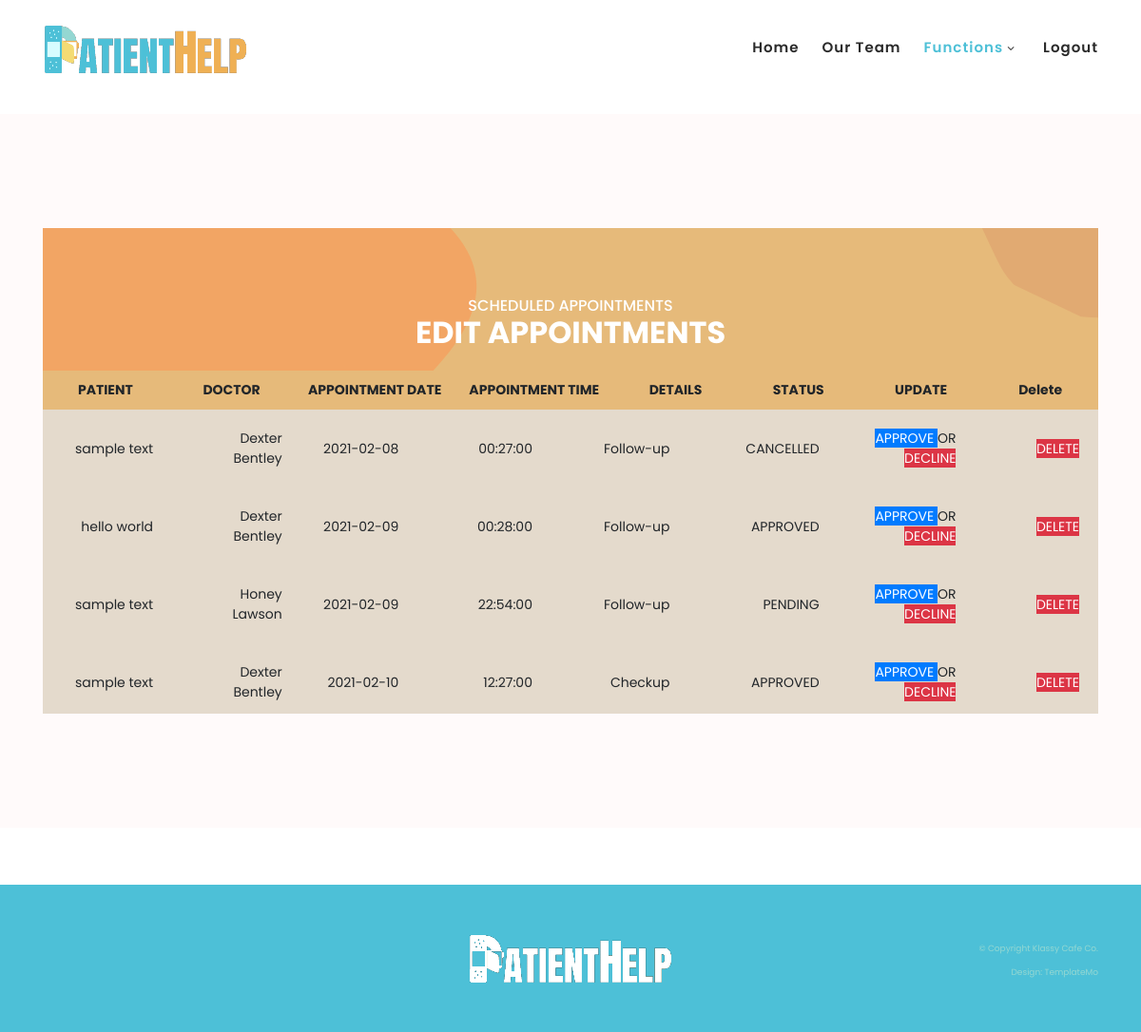
Page /web_admin/view_appointment.php (signed in) on the earlier database version.
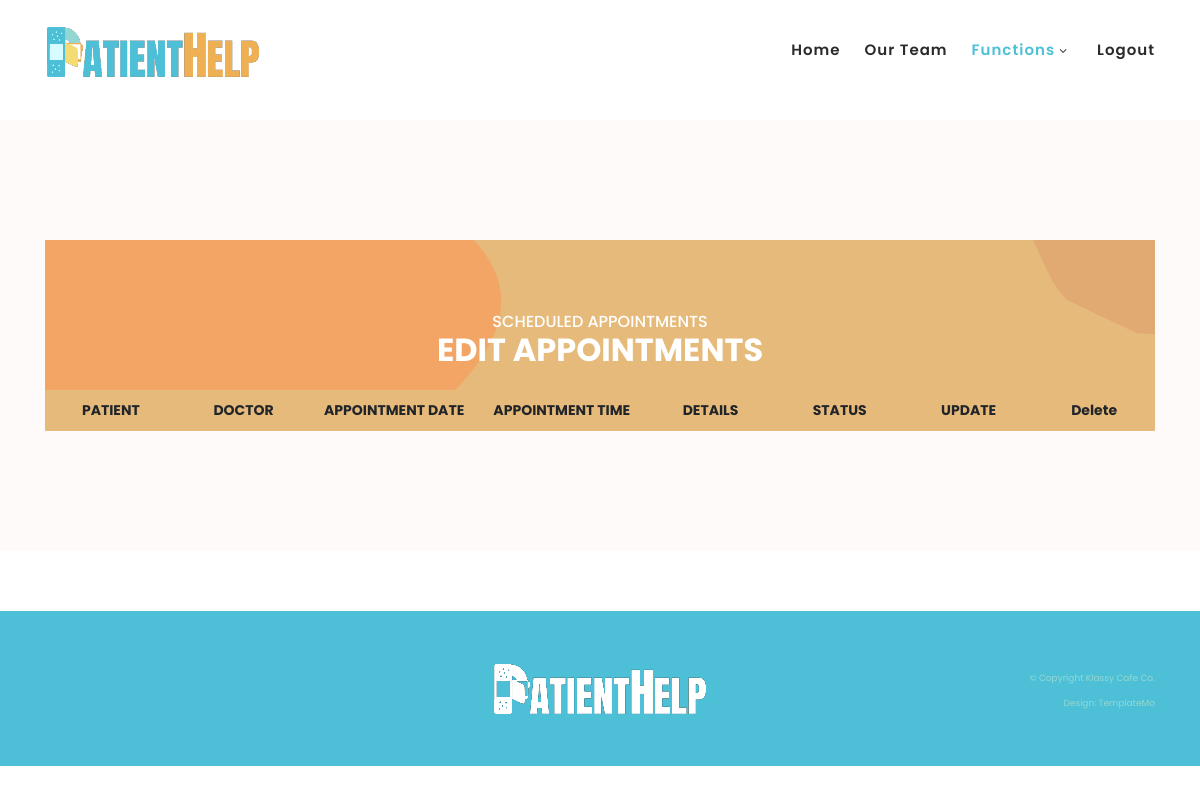
Same page on the later database version.
### tables this page shows
CREATE TABLE `appointment` (
  `appointment_no` int(11) NOT NULL,
  `appointment_date` date NOT NULL,
  `appointment_time` time NOT NULL,
  `date_posted` date NOT NULL,
  `details` varchar(255) NOT NULL,
  `approval` varchar(50) NOT NULL,
  `patient_id` int(11) NOT NULL,
  `doctor_id` int(11) NOT NULL
);

CREATE TABLE `patient` (
  `patient_id` int(11) NOT NULL,
  `username` varchar(50) NOT NULL,
  `password` varchar(50) NOT NULL,
  `fname` varchar(50) NOT NULL,
  `lname` varchar(50) NOT NULL,
  `birth_date` varchar(30) NOT NULL,
  `sex` char(1) NOT NULL,
  `contact_num` varchar(15) NOT NULL,
  `email` varchar(60) NOT NULL,
  `address_line1` varchar(95) NOT NULL,
  `address_line2` varchar(95) NOT NULL,
  `address_city` varchar(35) NOT NULL,
  `address_state` varchar(30) NOT NULL,
  `zip_code` varchar(6) NOT NULL,
  `marital_status` varchar(20) NOT NULL,
  `weight` int(11) NOT NULL,
  `height` int(11) NOT NULL,
  `taking_meds` tinyint(1) NOT NULL,
  `emergency_name` varchar(50) NOT NULL,
  `emergency_relation` varchar(50) NOT NULL,
  `emergency_num` varchar(15) NOT NULL,
  `registration_date` varchar(30) NOT NULL
);

CREATE TABLE `doctor` (
  `doctor_id` int(11) NOT NULL,
  `username` varchar(50) NOT NULL,
  `password` varchar(50) NOT NULL,
  `fname` varchar(50) NOT NULL,
  `lname` varchar(50) NOT NULL,
  `contact_num` varchar(15) NOT NULL,
  `email` varchar(60) NOT NULL,
  `address_line1` varchar(95) NOT NULL,
  `address_line2` varchar(95) NOT NULL,
  `address_city` varchar(35) NOT NULL,
  `address_state` varchar(30) NOT NULL,
  `zip_code` varchar(6) NOT NULL,
  `creation_date` varchar(30) NOT NULL,
  `spec_detail` varchar(30) NOT NULL,
  `admin_id` int(11) NOT NULL
);

### web_admin/view_appointment.php (the view, shortened to what this page needs)
<?php
    if (isset($_SESSION['username'])) {
        $con = mysqli_connect("localhost", "root", "", "patient_care") or die(mysqli_error());
    }
    else {
        header("location: ../index.html");
    }
?>
<!DOCTYPE html>
<html lang="en">
  <head>
  <head>
    <link rel="stylesheet" type="text/css" href="../css/bootstrap.min.css">
    <link rel="stylesheet" type="text/css" href="../css/font-awesome.css">
    <link rel="stylesheet" href="../css/templatemo-klassy-cafe.css">
    <link rel="stylesheet" href="../css/owl-carousel.css">
    <link rel="stylesheet" href="../css/lightbox.css">
    <link rel="stylesheet" href="../css/tempcss.css">
	</head>
    <body>
    <header class="header-area header-sticky">
        <div class="container">
            <div class="row">
                <div class="col-12">
                    <nav class="main-nav">
                        <a href="index_admin.php" class="logo">
                            <img src="../images/patienthelplogo.png" align="klassy cafe html template">
                        </a>
                        <ul class="nav">
                                    <li class="scroll-to-section"><a href="index_admin.php #top">Home</a></li>
						              <li class="scroll-to-section"><a href="#ourteam">Our Team</a></li>
                          <li class="submenu">
                            <a href="javascript:;" class="active">Functions</a>
                          </li>
                          <li><a href="../logout.php">Logout</a></li>
                        </ul>
                    </nav>
                </div>
            </div>
        </div>
    </header>
    <section class="section" id="menu">
        <div class="container">
            <div class="row">
			<div class="col-lg-12 text-center">
                    <div class="headBnnr">
                    <br<br><br><br><br>
                        <h6>SCHEDULED APPOINTMENTS</h6>
						<h2><b>EDIT APPOINTMENTS</b></h2>
                    </div>
                </div>
		    </div>
        <div class="respoTable">
    <?php
        $query = mysqli_query($con, "Select doctor.fname as doctor_fname, doctor.lname as doctor_lname, patient.fname, patient.lname, appointment.appointment_date, appointment.appointment_time, appointment.details, appointment.appointment_no, appointment.approval FROM patient inner join appointment inner join doctor where patient.patient_id = appointment.patient_id && appointment.doctor_id = doctor.doctor_id ORDER BY appointment_date asc");
        Print '<table align="center" class="fixed_header mngTable">
        <thead><tr>
            <th>PATIENT</th>
            <th>DOCTOR</th>
            <th>APPOINTMENT DATE</th>
            <th>APPOINTMENT TIME</th>
            <th>DETAILS</th>
            <th>STATUS</th>
            <th>UPDATE</th>
            <th>Delete</th>
        </tr></thead>';
        while($row = mysqli_fetch_array($query))
        {
        Print '<tr>';
	    Print '<td>' . $row['fname'] . " " . $row['lname'];
        Print '<td>' . $row['doctor_fname'] . " " . $row['doctor_lname'];
        Print '<td>' . $row['appointment_date'];
        Print '<td>' . $row['appointment_time'];
        Print '<td>' . $row['details'];
        Print '<td>' . $row['approval'];
        Print "<td><a class='btn-primary' href='../approval.php?id= ".$row['appointment_no']. "'>APPROVE </a><a> OR </a><a class='btn-danger' href='../cancel.php?id= ".$row['appointment_no']. "'> DECLINE</a>";
        Print "<td><a class='btn-danger' href='./delete.php?id= ".$row['appointment_no']. "'>DELETE</a>";
        Print '</tr>';
        }
    ?>
                </table>
            </div>
        </div>
    </section>
    <footer>
        <div class="container">
            <div class="row">
                <div class="col-lg-4 col-xs-12">
                </div>
                <div class="col-lg-4">
                    <div class="logo">
                        <a href="index_patient.php"><img src="../images/white-logo.png" alt=""></a>
                    </div>
                </div>
                <div class="col-lg-4 col-xs-12">
                    <div class="left-text-content">
                        <p>© Copyright Klassy Cafe Co.
                        <br>Design: TemplateMo</p>
                    </div>
                </div>
            </div>
        </div>
    </footer>
  </body>
</html>

### css/templatemo-klassy-cafe.css (style rules this page uses)
html, body, div, span, applet, object, iframe, h1, h2, h3, h4, h5, h6, p, blockquote, div pre, a, abbr, acronym, address, big, cite, code, del, dfn, em, font, img, ins, kbd, q, s, samp, small, strike, strong, sub, sup, tt, var, b, u, i, center, dl, dt, dd, ol, ul, li, figure, header, nav, section, article, aside, footer, figcaption { margin: 0; padding: 0; border: 0; outline: 0; }
ul, li { padding: 0; margin: 0; list-style: none; }
header, nav, section, article, aside, footer, hgroup { display: block; }
* { box-sizing: border-box; }
html, body { font-family: 'Poppins', sans-serif; font-weight: 400; background-color: #fff; font-size: 16px; -ms-text-size-adjust: 100%; -webkit-font-smoothing: antialiased; -moz-osx-font-smoothing: grayscale; }
a { text-decoration: none !important; }
h1, h2, h3, h4, h5, h6 { margin-top: 0px; margin-bottom: 0px; }
ul { margin-bottom: 0px; }
p { font-size: 14px; line-height: 25px; color: #2a2a2a; }
html, body { background: #fff; font-family: 'Poppins', sans-serif; }
.header-area { background-color: #fff; position: absolute; top: 0px; left: 0px; right: 0px; z-index: 100; height: 100px; -webkit-transition: all .5s ease 0s; -moz-transition: all .5s ease 0s; -o-transition: all .5s ease 0s; transition: all .5s ease 0s; }
.header-area .main-nav { min-height: 80px; background: transparent; }
.header-area .main-nav .logo { line-height: 100px; color: #fff; font-size: 28px; font-weight: 700; text-transform: uppercase; letter-spacing: 2px; float: left; -webkit-transition: all 0.3s ease 0s; -moz-transition: all 0.3s ease 0s; -o-transition: all 0.3s ease 0s; transition: all 0.3s ease 0s; }
.header-area .main-nav .nav { float: right; margin-top: 30px; margin-right: 0px; background-color: transparent; -webkit-transition: all 0.3s ease 0s; -moz-transition: all 0.3s ease 0s; -o-transition: all 0.3s ease 0s; transition: all 0.3s ease 0s; position: relative; z-index: 999; }
.header-area .main-nav .nav li { padding-left: 15px; padding-right: 15px; }
.header-area .main-nav .nav li:last-child { padding-right: 0px; }
.header-area .main-nav .nav li a { display: block; font-weight: 600; font-size: 15px; color: #2a2a2a; text-transform: capitalize; -webkit-transition: all 0.3s ease 0s; -moz-transition: all 0.3s ease 0s; -o-transition: all 0.3s ease 0s; transition: all 0.3s ease 0s; height: 40px; line-height: 40px; border: transparent; letter-spacing: 1px; }
.header-area .main-nav .nav li a { color: #2a2a2a; }
.header-area .main-nav .nav li:hover a, .header-area .main-nav .nav li a.active { color: #4dc0d7!important; }
.header-area .main-nav .nav li.submenu { position: relative; padding-right: 30px; color: #4dc0d7; }
.header-area .main-nav .nav li.submenu:after { font-family: FontAwesome; content: "\f107"; font-size: 12px; color: #2a2a2a; position: absolute; right: 18px; top: 12px; }
.header-area.header-sticky { min-height: 80px; }
.header-area .nav { margin-top: 30px; }
.header-area.header-sticky .nav li a.active { color: #4dc0d7; }
@media (max-width: 1200px) { .header-area .main-nav .nav li { padding-left: 12px; padding-right: 12px; } }
@media (max-width: 1200px) { .header-area .main-nav:before { display: none; } }
@media (min-width: 767px) { .header-area .main-nav .nav { display: flex !important; } }
*, *:before, *:after { -webkit-box-sizing: border-box; box-sizing: border-box; -webkit-font-smoothing: antialiased; -moz-osx-font-smoothing: grayscale; }
#menu { margin-top: 120px; background-color: #fffafa; padding: 120px 0px; }
footer { margin-top: 60px; padding: 50px 0px; background-color: #4dc0d7; }
footer .left-text-content p { margin-top: 5px; color: #94d7d2; font-size: 9px; text-align: right; }
footer .logo { text-align: center; }

### css/tempcss.css (style rules this page uses)
.fixed_header thead tr { display: block; }
.fixed_header thead { background: #4dc0d7; }
.fixed_header th, .fixed_header td { padding: 5px; text-align: left; width: 400px; }
.mngTable { background: #e4dacc; border-collapse:collapse; }
.mngTable th { padding: 10px; background-color: #e6ba7a; font-size:14px; text-align:center; }
.headBnnr { background-image: url('../images/headerbg.png'); width:100%; height: 150px; color:white; }
.respoTable { overflow-x:auto; }
.mngTable td { padding: 20px; font-size:14px; text-align:right; }

Differences in the rows shown:
removed appointment: patient.fname "sample", patient.lname "text", doctor.fname "Dexter", doctor.lname "Bentley", appointment_date "2021-02-08", appointment_time "00:27:00", details "Follow-up", approval "CANCELLED"
removed appointment: patient.fname "hello", patient.lname "world", doctor.fname "Dexter", doctor.lname "Bentley", appointment_date "2021-02-09", appointment_time "00:28:00", details "Follow-up", approval "APPROVED"
removed appointment: patient.fname "sample", patient.lname "text", doctor.fname "Honey", doctor.lname "Lawson", appointment_date "2021-02-09", appointment_time "22:54:00", details "Follow-up", approval "PENDING"
removed appointment: patient.fname "sample", patient.lname "text", doctor.fname "Dexter", doctor.lname "Bentley", appointment_date "2021-02-10", appointment_time "12:27:00", details "Checkup", approval "APPROVED"
